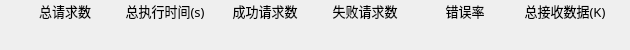
               <widget class="QWidget" name="AllDataWidget" native="true">
                <property name="minimumSize">
                 <size>
                  <width>0</width>
                  <height>50</height>
                 </size>
                </property>
                <property name="maximumSize">
                 <size>
                  <width>16777215</width>
                  <height>50</height>
                 </size>
                </property>
                <property name="styleSheet">
                 <string notr="true">QLineEdit{
color:#ced4da;
border-radius: 14px;
background-color: rgb(25, 25, 25, 0);
border: 0px solid rgba(255, 255, 255, 0);
padding-left:10px;
padding-right:10px;
}
#AllDataWidget{
background-color: rgba(223, 223, 223,50);
border-radius: 5px;
}</string>
                </property>
                <layout class="QGridLayout" name="gridLayout" columnstretch="1,0,0,0,0,0,0">
                 <property name="leftMargin">
                  <number>15</number>
                 </property>
                 <property name="topMargin">
                  <number>0</number>
                 </property>
                 <property name="rightMargin">
                  <number>15</number>
                 </property>
                 <property name="bottomMargin">
                  <number>0</number>
                 </property>
                 <property name="horizontalSpacing">
                  <number>0</number>
                 </property>
                 <item row="0" column="0">
                  <widget class="QLabel" name="label_totalRequests">
                   <property name="minimumSize">
                    <size>
                     <width>100</width>
                     <height>20</height>
                    </size>
                   </property>
                   <property name="maximumSize">
                    <size>
                     <width>100</width>
                     <height>20</height>
                    </size>
                   </property>
                   <property name="font">
                    <font>
                     <family>OPPOSans B</family>
                     <pointsize>10</pointsize>
                    </font>
                   </property>
                   <property name="toolTip">
                    <string>总共发送送请求总数</string>
                   </property>
                   <property name="text">
                    <string>总请求数</string>
                   </property>
                   <property name="alignment">
                    <set>Qt::AlignCenter</set>
                   </property>
                  </widget>
                 </item>
                 <item row="0" column="3">
                  <widget class="QLabel" name="label_success">
                   <property name="minimumSize">
                    <size>
                     <width>100</width>
                     <height>20</height>
                    </size>
                   </property>
                   <property name="maximumSize">
                    <size>
                     <width>100</width>
                     <height>20</height>
                    </size>
                   </property>
                   <property name="font">
                    <font>
                     <family>OPPOSans B</family>
                     <pointsize>10</pointsize>
                    </font>
                   </property>
                   <property name="toolTip">
                    <string>返回成功的请求数量</string>
                   </property>
                   <property name="text">
                    <string>成功请求数</string>
                   </property>
                   <property name="alignment">
                    <set>Qt::AlignCenter</set>
                   </property>
                  </widget>
                 </item>
                 <item row="0" column="4">
                  <widget class="QLabel" name="label_fail">
                   <property name="minimumSize">
                    <size>
                     <width>100</width>
                     <height>20</height>
                    </size>
                   </property>
                   <property name="maximumSize">
                    <size>
                     <width>100</width>
                     <height>20</height>
                    </size>
                   </property>
                   <property name="font">
                    <font>
                     <family>OPPOSans B</family>
                     <pointsize>10</pointsize>
                    </font>
                   </property>
                   <property name="toolTip">
                    <string>返回不成功或者异常的请求数量</string>
                   </property>
                   <property name="text">
                    <string>失败请求数</string>
                   </property>
                   <property name="alignment">
                    <set>Qt::AlignCenter</set>
                   </property>
                  </widget>
                 </item>
                 <item row="0" column="6">
                  <widget class="QLabel" name="label_allData">
                   <property name="minimumSize">
                    <size>
                     <width>100</width>
                     <height>20</height>
                    </size>
                   </property>
                   <property name="maximumSize">
                    <size>
                     <width>100</width>
                     <height>20</height>
                    </size>
                   </property>
                   <property name="font">
                    <font>
                     <family>OPPOSans B</family>
                     <pointsize>10</pointsize>
                    </font>
                   </property>
                   <property name="toolTip">
                    <string>总结接收到数据总字节数</string>
                   </property>
                   <property name="text">
                    <string>总接收数据(K)</string>
                   </property>
                   <property name="alignment">
                    <set>Qt::AlignCenter</set>
                   </property>
                  </widget>
                 </item>
                 <item row="0" column="5">
                  <widget class="QLabel" name="label_errorRate">
                   <property name="minimumSize">
                    <size>
                     <width>100</width>
                     <height>20</height>
                    </size>
                   </property>
                   <property name="maximumSize">
                    <size>
                     <width>100</width>
                     <height>20</height>
                    </size>
                   </property>
                   <property name="font">
                    <font>
                     <family>OPPOSans B</family>
                     <pointsize>10</pointsize>
                    </font>
                   </property>
                   <property name="toolTip">
                    <string>压测出错比例</string>
                   </property>
                   <property name="text">
                    <string>错误率</string>
                   </property>
                   <property name="alignment">
                    <set>Qt::AlignCenter</set>
                   </property>
                  </widget>
                 </item>
                 <item row="1" column="0">
                  <widget class="QLineEdit" name="lineEdit_totalRequests">
                   <property name="minimumSize">
                    <size>
                     <width>100</width>
                     <height>20</height>
                    </size>
                   </property>
                   <property name="maximumSize">
                    <size>
                     <width>100</width>
                     <height>20</height>
                    </size>
                   </property>
                   <property name="font">
                    <font>
                     <family>OPPOSans B</family>
                     <pointsize>10</pointsize>
                    </font>
                   </property>
                   <property name="text">
                    <string/>
                   </property>
                   <property name="alignment">
                    <set>Qt::AlignCenter</set>
                   </property>
                   <property name="readOnly">
                    <bool>true</bool>
                   </property>
                  </widget>
                 </item>
                 <item row="1" column="6">
                  <widget class="QLineEdit" name="lineEdit_allData">
                   <property name="minimumSize">
                    <size>
                     <width>100</width>
                     <height>20</height>
                    </size>
                   </property>
                   <property name="maximumSize">
                    <size>
                     <width>100</width>
                     <height>20</height>
                    </size>
                   </property>
                   <property name="font">
                    <font>
                     <family>OPPOSans B</family>
                     <pointsize>10</pointsize>
                    </font>
                   </property>
                   <property name="text">
                    <string/>
                   </property>
                   <property name="alignment">
                    <set>Qt::AlignCenter</set>
                   </property>
                   <property name="readOnly">
                    <bool>true</bool>
                   </property>
                  </widget>
                 </item>
                 <item row="1" column="4">
                  <widget class="QLineEdit" name="lineEdit_fail">
                   <property name="minimumSize">
                    <size>
                     <width>100</width>
                     <height>20</height>
                    </size>
                   </property>
                   <property name="maximumSize">
                    <size>
                     <width>100</width>
                     <height>20</height>
                    </size>
                   </property>
                   <property name="font">
                    <font>
                     <family>OPPOSans B</family>
                     <pointsize>10</pointsize>
                    </font>
                   </property>
                   <property name="text">
                    <string/>
                   </property>
                   <property name="alignment">
                    <set>Qt::AlignCenter</set>
                   </property>
                   <property name="readOnly">
                    <bool>true</bool>
                   </property>
                  </widget>
                 </item>
                 <item row="1" column="5">
                  <widget class="QLineEdit" name="lineEdit_errorRate">
                   <property name="minimumSize">
                    <size>
                     <width>100</width>
                     <height>20</height>
                    </size>
                   </property>
                   <property name="maximumSize">
                    <size>
                     <width>100</width>
                     <height>20</height>
                    </size>
                   </property>
                   <property name="font">
                    <font>
                     <family>OPPOSans B</family>
                     <pointsize>10</pointsize>
                    </font>
                   </property>
                   <property name="text">
                    <string/>
                   </property>
                   <property name="alignment">
                    <set>Qt::AlignCenter</set>
                   </property>
                   <property name="readOnly">
                    <bool>true</bool>
                   </property>
                  </widget>
                 </item>
                 <item row="1" column="3">
                  <widget class="QLineEdit" name="lineEdit_success">
                   <property name="minimumSize">
                    <size>
                     <width>100</width>
                     <height>20</height>
                    </size>
                   </property>
                   <property name="maximumSize">
                    <size>
                     <width>100</width>
                     <height>20</height>
                    </size>
                   </property>
                   <property name="font">
                    <font>
                     <family>OPPOSans B</family>
                     <pointsize>10</pointsize>
                    </font>
                   </property>
                   <property name="text">
                    <string/>
                   </property>
                   <property name="alignment">
                    <set>Qt::AlignCenter</set>
                   </property>
                   <property name="readOnly">
                    <bool>true</bool>
                   </property>
                  </widget>
                 </item>
                 <item row="0" column="1">
                  <widget class="QLabel" name="label_totalTime">
                   <property name="minimumSize">
                    <size>
                     <width>100</width>
                     <height>20</height>
                    </size>
                   </property>
                   <property name="maximumSize">
                    <size>
                     <width>100</width>
                     <height>20</height>
                    </size>
                   </property>
                   <property name="font">
                    <font>
                     <family>OPPOSans B</family>
                     <pointsize>10</pointsize>
                    </font>
                   </property>
                   <property name="toolTip">
                    <string>压测任务执行时间</string>
                   </property>
                   <property name="text">
                    <string>总执行时间(s)</string>
                   </property>
                   <property name="alignment">
                    <set>Qt::AlignCenter</set>
                   </property>
                  </widget>
                 </item>
                 <item row="1" column="1">
                  <widget class="QLineEdit" name="lineEdit_totalTime">
                   <property name="minimumSize">
                    <size>
                     <width>100</width>
                     <height>20</height>
                    </size>
                   </property>
                   <property name="maximumSize">
                    <size>
                     <width>100</width>
                     <height>20</height>
                    </size>
                   </property>
                   <property name="font">
                    <font>
                     <family>OPPOSans B</family>
                     <pointsize>10</pointsize>
                    </font>
                   </property>
                   <property name="text">
                    <string/>
                   </property>
                   <property name="alignment">
                    <set>Qt::AlignCenter</set>
                   </property>
                   <property name="readOnly">
                    <bool>true</bool>
                   </property>
                  </widget>
                 </item>
                </layout>
               </widget>
